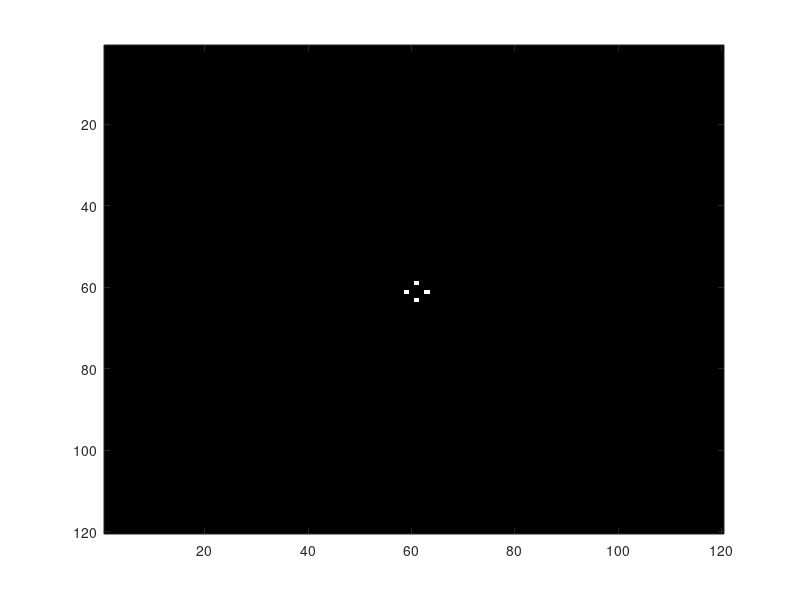

Here is the MATLAB script that generated this plot:
close all;
clear all;
x = 1:120;

%Los ciclos 120 => 4 curvas
s = sin(x * pi / 30);

M = repmat(s,120,1);
%imagesc(M);
t = M + transpose(M);
%imagesc(t);

F = fft2(t);
F2 = fftshift(F);
imagesc(abs(F2))
colormap("gray");

F3 = F2;
